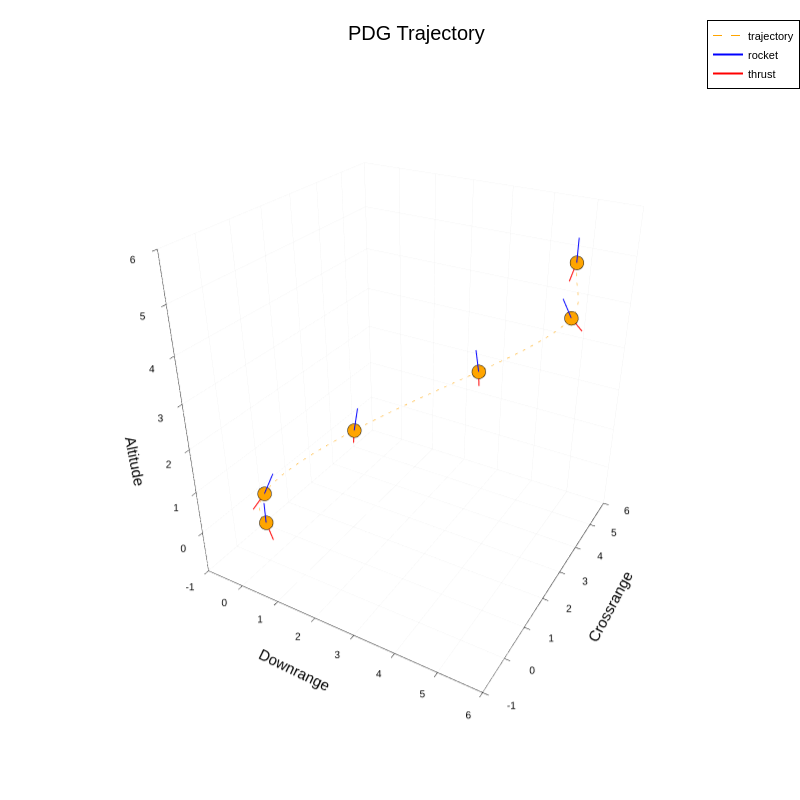

The notebook cell saved with this chart:
### Code cell
using Plots
plotlyjs()  # Or pyplot() if you prefer
# pyplot()

# Helper to draw 3D vector lines
function draw_vectors!(x, y, z, u, v, w; color=:black, label="", scale=1.0)
    for i in 1:length(x)
        plot3d!(
            [x[i], x[i] + scale * u[i]],
            [y[i], y[i] + scale * v[i]],
            [z[i], z[i] + scale * w[i]],
            color=color,
            label=(i == 1 ? label : ""),  # Only label the first for legend
            linewidth=2
        )
    end
end

# Extract data
x = ptr.solution.x
xprop = ptr.solution.xprop

# Plot setup
plt = plot(size=(800,800), legend=:topright,
           xlabel="Downrange", ylabel="Crossrange", zlabel="Altitude",
           title="PDG Trajectory",
           xlims=(-1, 6), ylims=(-1, 6), zlims=(-1, 6))

# Trajectory points and path
scatter3d!(x[1, :], x[2, :], x[3, :], marker=:circle, color=:orange, label="")
plot3d!(xprop[1, :], xprop[2, :], xprop[3, :], line=(:dash, :orange), label="trajectory")

# Fake 3D quiver using lines
draw_vectors!(
    x[1, :], x[2, :], x[3, :],
    zquiver[1, :], zquiver[2, :], zquiver[3, :],
    color=:blue, label="rocket", scale=0.5)

draw_vectors!(
    x[1, :], x[2, :], x[3, :],
    -Fquiver[1, :], -Fquiver[2, :], -Fquiver[3, :],
    color=:red, label="thrust", scale=0.1
)
# View
# Plots.camera!(plt, (azimuth=-60, elevation=20))
display(plt)

### Figure 1 — Plotly figure (JSON) as saved in the notebook; plotly's stock layout.template omitted (floating-point values rounded to 4 significant figures; data arrays with more than 128 entries replaced by an {"elided": "..."} marker saying what was removed)
{"data": [{"colorbar": {"len": 0.9329, "title": "", "x": 0.9951, "y": 0.5043}, "legendgroup": "", "marker": {"color": "rgba(255, 165, 0, 1.000)", "line": {"color": "rgba(0, 0, 0, 1.000)", "width": 1}, "size": 8, "symbol": "circle"}, "mode": "markers", "name": "", "scene": "scene", "showlegend": false, "type": "scatter3d", "x": [5, 4.999, 3.5, 1.505, 0.02508, 1.234e-17], "xaxis": "x", "y": [5, 5.002, 3.52, 1.482, 0.0219, 0], "yaxis": "y", "z": [5, 3.831, 2.879, 1.929, 0.7277, 0], "zaxis": "z"}, {"colorbar": {"len": 0.9329, "title": "", "x": 0.9951, "y": 0.5043}, "legendgroup": "trajectory", "line": {"color": "rgba(255, 165, 0, 1.000)", "dash": "dash", "shape": "linear", "width": 1}, "mode": "lines", "name": "trajectory", "scene": "scene", "showlegend": true, "type": "scatter3d", "x": {"elided": "150 float values"}, "xaxis": "x", "y": {"elided": "150 float values"}, "yaxis": "y", "z": {"elided": "150 float values"}, "zaxis": "z"}, {"colorbar": {"len": 0.9329, "title": "", "x": 0.9951, "y": 0.5043}, "legendgroup": "rocket", "line": {"color": "rgba(0, 0, 255, 1.000)", "dash": "solid", "shape": "linear", "width": 2}, "mode": "lines", "name": "rocket", "scene": "scene", "showlegend": true, "type": "scatter3d", "x": [5, 5], "xaxis": "x", "y": [5, 5], "yaxis": "y", "z": [5, 5.5], "zaxis": "z"}, {"colorbar": {"len": 0.9329, "title": "", "x": 0.9951, "y": 0.5043}, "legendgroup": "", "line": {"color": "rgba(0, 0, 255, 1.000)", "dash": "solid", "shape": "linear", "width": 2}, "mode": "lines", "name": "", "scene": "scene", "showlegend": false, "type": "scatter3d", "x": [4.999, 4.83], "xaxis": "x", "y": [5.002, 4.834], "yaxis": "y", "z": [3.831, 4.27], "zaxis": "z"}, {"colorbar": {"len": 0.9329, "title": "", "x": 0.9951, "y": 0.5043}, "legendgroup": "", "line": {"color": "rgba(0, 0, 255, 1.000)", "dash": "solid", "shape": "linear", "width": 2}, "mode": "lines", "name": "", "scene": "scene", "showlegend": false, "type": "scatter3d", "x": [3.5, 3.445], "xaxis": "x", "y": [3.52, 3.457], "yaxis": "y", "z": [2.879, 3.372], "zaxis": "z"}, {"colorbar": {"len": 0.9329, "title": "", "x": 0.9951, "y": 0.5043}, "legendgroup": "", "line": {"color": "rgba(0, 0, 255, 1.000)", "dash": "solid", "shape": "linear", "width": 2}, "mode": "lines", "name": "", "scene": "scene", "showlegend": false, "type": "scatter3d", "x": [1.505, 1.568], "xaxis": "x", "y": [1.482, 1.553], "yaxis": "y", "z": [1.929, 2.42], "zaxis": "z"}, {"colorbar": {"len": 0.9329, "title": "", "x": 0.9951, "y": 0.5043}, "legendgroup": "", "line": {"color": "rgba(0, 0, 255, 1.000)", "dash": "solid", "shape": "linear", "width": 2}, "mode": "lines", "name": "", "scene": "scene", "showlegend": false, "type": "scatter3d", "x": [0.02508, 0.1861], "xaxis": "x", "y": [0.0219, 0.1809], "yaxis": "y", "z": [0.7277, 1.174], "zaxis": "z"}, {"colorbar": {"len": 0.9329, "title": "", "x": 0.9951, "y": 0.5043}, "legendgroup": "", "line": {"color": "rgba(0, 0, 255, 1.000)", "dash": "solid", "shape": "linear", "width": 2}, "mode": "lines", "name": "", "scene": "scene", "showlegend": false, "type": "scatter3d", "x": [1.234e-17, 1.234e-17], "xaxis": "x", "y": [0, 0], "yaxis": "y", "z": [0, 0.5], "zaxis": "z"}, {"colorbar": {"len": 0.9329, "title": "", "x": 0.9951, "y": 0.5043}, "legendgroup": "thrust", "line": {"color": "rgba(255, 0, 0, 1.000)", "dash": "solid", "shape": "linear", "width": 2}, "mode": "lines", "name": "thrust", "scene": "scene", "showlegend": true, "type": "scatter3d", "x": [5, 4.906], "xaxis": "x", "y": [5, 4.908], "yaxis": "y", "z": [5, 4.627], "zaxis": "z"}, {"colorbar": {"len": 0.9329, "title": "", "x": 0.9951, "y": 0.5043}, "legendgroup": "", "line": {"color": "rgba(255, 0, 0, 1.000)", "dash": "solid", "shape": "linear", "width": 2}, "mode": "lines", "name": "", "scene": "scene", "showlegend": false, "type": "scatter3d", "x": [4.999, 5.211], "xaxis": "x", "y": [5.002, 5.208], "yaxis": "y", "z": [3.831, 3.509], "zaxis": "z"}, {"colorbar": {"len": 0.9329, "title": "", "x": 0.9951, "y": 0.5043}, "legendgroup": "", "line": {"color": "rgba(255, 0, 0, 1.000)", "dash": "solid", "shape": "linear", "width": 2}, "mode": "lines", "name": "", "scene": "scene", "showlegend": false, "type": "scatter3d", "x": [3.5, 3.511], "xaxis": "x", "y": [3.52, 3.543], "yaxis": "y", "z": [2.879, 2.545], "zaxis": "z"}, {"colorbar": {"len": 0.9329, "title": "", "x": 0.9951, "y": 0.5043}, "legendgroup": "", "line": {"color": "rgba(255, 0, 0, 1.000)", "dash": "solid", "shape": "linear", "width": 2}, "mode": "lines", "name": "", "scene": "scene", "showlegend": false, "type": "scatter3d", "x": [1.505, 1.491], "xaxis": "x", "y": [1.482, 1.456], "yaxis": "y", "z": [1.929, 1.647], "zaxis": "z"}, {"colorbar": {"len": 0.9329, "title": "", "x": 0.9951, "y": 0.5043}, "legendgroup": "", "line": {"color": "rgba(255, 0, 0, 1.000)", "dash": "solid", "shape": "linear", "width": 2}, "mode": "lines", "name": "", "scene": "scene", "showlegend": false, "type": "scatter3d", "x": [0.02508, -0.1787], "xaxis": "x", "y": [0.0219, -0.1757], "yaxis": "y", "z": [0.7277, 0.381], "zaxis": "z"}, {"colorbar": {"len": 0.9329, "title": "", "x": 0.9951, "y": 0.5043}, "legendgroup": "", "line": {"color": "rgba(255, 0, 0, 1.000)", "dash": "solid", "shape": "linear", "width": 2}, "mode": "lines", "name": "", "scene": "scene", "showlegend": false, "type": "scatter3d", "x": [1.234e-17, 0.08795], "xaxis": "x", "y": [0, 0.085], "yaxis": "y", "z": [0, -0.4752], "zaxis": "z"}], "layout": {"annotations": [{"font": {"color": "rgba(0, 0, 0, 1.000)", "family": "sans-serif", "size": 20}, "rotation": 0, "showarrow": false, "text": "PDG Trajectory", "x": 0.5207, "xanchor": "center", "xref": "paper", "y": 1, "yanchor": "top", "yref": "paper"}], "height": 800, "legend": {"bgcolor": "rgba(255, 255, 255, 1.000)", "bordercolor": "rgba(0, 0, 0, 1.000)", "borderwidth": 1, "font": {"color": "rgba(0, 0, 0, 1.000)", "family": "sans-serif", "size": 11}, "title": {"font": {"color": "rgba(0, 0, 0, 1.000)", "family": "sans-serif", "size": 15}, "text": ""}, "tracegroupgap": 0, "traceorder": "normal", "x": 1, "xanchor": "right", "y": 1, "yanchor": "top"}, "margin": {"b": 20, "l": 0, "r": 0, "t": 20}, "paper_bgcolor": "rgba(255, 255, 255, 1.000)", "plot_bgcolor": "rgba(255, 255, 255, 1.000)", "scene": {"camera": {"eye": {"x": 1.126, "y": -1.95, "z": 1.3}, "projection": "orthographic"}, "domain": {"x": [0.04624, 0.9951], "y": [0.03791, 0.9708]}, "xaxis": {"gridcolor": "rgba(0, 0, 0, 0.100)", "gridwidth": 0.5, "linecolor": "rgba(0, 0, 0, 1.000)", "mirror": false, "range": [-1, 6], "showgrid": true, "showline": true, "showticklabels": true, "tickangle": 0, "tickcolor": "rgb(0, 0, 0)", "tickfont": {"color": "rgba(0, 0, 0, 1.000)", "family": "sans-serif", "size": 11}, "tickmode": "array", "ticks": "inside", "ticktext": ["-1", "0", "1", "2", "3", "4", "5", "6"], "tickvals": [-1, 0, 1, 2, 3, 4, 5, 6], "title": "Downrange", "titlefont": {"color": "rgba(0, 0, 0, 1.000)", "family": "sans-serif", "size": 15}, "type": "-", "visible": true, "zeroline": false, "zerolinecolor": "rgba(0, 0, 0, 1.000)"}, "yaxis": {"gridcolor": "rgba(0, 0, 0, 0.100)", "gridwidth": 0.5, "linecolor": "rgba(0, 0, 0, 1.000)", "mirror": false, "range": [-1, 6], "showgrid": true, "showline": true, "showticklabels": true, "tickangle": 0, "tickcolor": "rgb(0, 0, 0)", "tickfont": {"color": "rgba(0, 0, 0, 1.000)", "family": "sans-serif", "size": 11}, "tickmode": "array", "ticks": "inside", "ticktext": ["-1", "0", "1", "2", "3", "4", "5", "6"], "tickvals": [-1, 0, 1, 2, 3, 4, 5, 6], "title": "Crossrange", "titlefont": {"color": "rgba(0, 0, 0, 1.000)", "family": "sans-serif", "size": 15}, "type": "-", "visible": true, "zeroline": false, "zerolinecolor": "rgba(0, 0, 0, 1.000)"}, "zaxis": {"gridcolor": "rgba(0, 0, 0, 0.100)", "gridwidth": 0.5, "linecolor": "rgba(0, 0, 0, 1.000)", "mirror": false, "range": [-1, 6], "showgrid": true, "showline": true, "showticklabels": true, "tickangle": 0, "tickcolor": "rgb(0, 0, 0)", "tickfont": {"color": "rgba(0, 0, 0, 1.000)", "family": "sans-serif", "size": 11}, "tickmode": "array", "ticks": "inside", "ticktext": ["-1", "0", "1", "2", "3", "4", "5", "6"], "tickvals": [-1, 0, 1, 2, 3, 4, 5, 6], "title": "Altitude", "titlefont": {"color": "rgba(0, 0, 0, 1.000)", "family": "sans-serif", "size": 15}, "type": "-", "visible": true, "zeroline": false, "zerolinecolor": "rgba(0, 0, 0, 1.000)"}}, "showlegend": true, "width": 800}}
